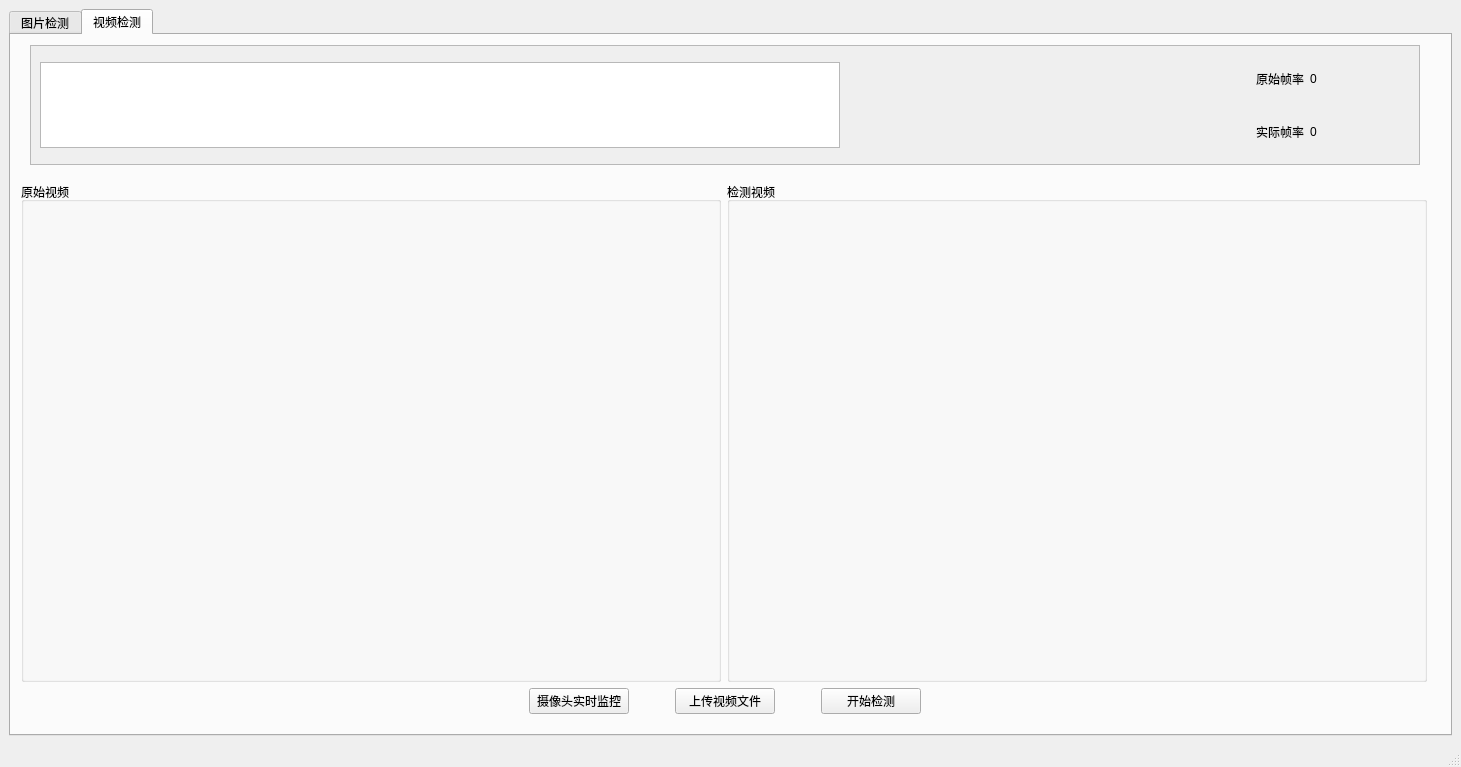
<?xml version="1.0" encoding="UTF-8"?>
<ui version="4.0">
 <class>MainWindow</class>
 <widget class="QMainWindow" name="MainWindow">
  <property name="geometry">
   <rect>
    <x>0</x>
    <y>0</y>
    <width>1461</width>
    <height>767</height>
   </rect>
  </property>
  <property name="windowTitle">
   <string>城市智能监控系统</string>
  </property>
  <widget class="QWidget" name="centralwidget">
   <layout class="QVBoxLayout" name="verticalLayout">
    <item>
     <widget class="QTabWidget" name="videoTab">
      <property name="currentIndex">
       <number>1</number>
      </property>
      <widget class="QWidget" name="imageTab">
       <attribute name="title">
        <string>图片检测</string>
       </attribute>
       <widget class="QWidget" name="verticalLayoutWidget">
        <property name="geometry">
         <rect>
          <x>10</x>
          <y>10</y>
          <width>1410</width>
          <height>657</height>
         </rect>
        </property>
        <layout class="QVBoxLayout" name="verticalLayout_3">
         <item>
          <spacer name="verticalSpacer_3">
           <property name="orientation">
            <enum>Qt::Vertical</enum>
           </property>
           <property name="sizeType">
            <enum>QSizePolicy::Fixed</enum>
           </property>
           <property name="sizeHint" stdset="0">
            <size>
             <width>20</width>
             <height>20</height>
            </size>
           </property>
          </spacer>
         </item>
         <item>
          <layout class="QHBoxLayout" name="horizontalLayout_3">
           <item>
            <widget class="QGroupBox" name="groupBox_2">
             <property name="minimumSize">
              <size>
               <width>700</width>
               <height>550</height>
              </size>
             </property>
             <property name="maximumSize">
              <size>
               <width>700</width>
               <height>550</height>
              </size>
             </property>
             <property name="title">
              <string>原始图片</string>
             </property>
             <property name="alignment">
              <set>Qt::AlignCenter</set>
             </property>
             <layout class="QGridLayout" name="gridLayout">
              <item row="1" column="2">
               <spacer name="horizontalSpacer_17">
                <property name="orientation">
                 <enum>Qt::Horizontal</enum>
                </property>
                <property name="sizeHint" stdset="0">
                 <size>
                  <width>40</width>
                  <height>20</height>
                 </size>
                </property>
               </spacer>
              </item>
              <item row="1" column="0">
               <spacer name="horizontalSpacer_16">
                <property name="orientation">
                 <enum>Qt::Horizontal</enum>
                </property>
                <property name="sizeHint" stdset="0">
                 <size>
                  <width>40</width>
                  <height>20</height>
                 </size>
                </property>
               </spacer>
              </item>
              <item row="0" column="1">
               <spacer name="verticalSpacer_4">
                <property name="orientation">
                 <enum>Qt::Vertical</enum>
                </property>
                <property name="sizeHint" stdset="0">
                 <size>
                  <width>20</width>
                  <height>40</height>
                 </size>
                </property>
               </spacer>
              </item>
              <item row="1" column="1">
               <widget class="QLabel" name="leftImgLab">
                <property name="minimumSize">
                 <size>
                  <width>500</width>
                  <height>500</height>
                 </size>
                </property>
                <property name="maximumSize">
                 <size>
                  <width>550</width>
                  <height>480</height>
                 </size>
                </property>
                <property name="text">
                 <string/>
                </property>
                <property name="alignment">
                 <set>Qt::AlignCenter</set>
                </property>
               </widget>
              </item>
              <item row="2" column="1">
               <spacer name="verticalSpacer_5">
                <property name="orientation">
                 <enum>Qt::Vertical</enum>
                </property>
                <property name="sizeHint" stdset="0">
                 <size>
                  <width>20</width>
                  <height>40</height>
                 </size>
                </property>
               </spacer>
              </item>
             </layout>
            </widget>
           </item>
           <item>
            <widget class="QGroupBox" name="groupBox">
             <property name="minimumSize">
              <size>
               <width>700</width>
               <height>550</height>
              </size>
             </property>
             <property name="maximumSize">
              <size>
               <width>700</width>
               <height>550</height>
              </size>
             </property>
             <property name="title">
              <string>检测图片</string>
             </property>
             <property name="alignment">
              <set>Qt::AlignCenter</set>
             </property>
             <layout class="QGridLayout" name="gridLayout_3">
              <item row="2" column="1">
               <spacer name="verticalSpacer_6">
                <property name="orientation">
                 <enum>Qt::Vertical</enum>
                </property>
                <property name="sizeHint" stdset="0">
                 <size>
                  <width>20</width>
                  <height>40</height>
                 </size>
                </property>
               </spacer>
              </item>
              <item row="1" column="0">
               <spacer name="horizontalSpacer_18">
                <property name="orientation">
                 <enum>Qt::Horizontal</enum>
                </property>
                <property name="sizeHint" stdset="0">
                 <size>
                  <width>40</width>
                  <height>20</height>
                 </size>
                </property>
               </spacer>
              </item>
              <item row="1" column="1">
               <widget class="QLabel" name="rightImgLab">
                <property name="sizePolicy">
                 <sizepolicy hsizetype="Fixed" vsizetype="Fixed">
                  <horstretch>0</horstretch>
                  <verstretch>0</verstretch>
                 </sizepolicy>
                </property>
                <property name="minimumSize">
                 <size>
                  <width>500</width>
                  <height>500</height>
                 </size>
                </property>
                <property name="maximumSize">
                 <size>
                  <width>550</width>
                  <height>480</height>
                 </size>
                </property>
                <property name="text">
                 <string/>
                </property>
                <property name="alignment">
                 <set>Qt::AlignCenter</set>
                </property>
               </widget>
              </item>
              <item row="1" column="2">
               <spacer name="horizontalSpacer_19">
                <property name="orientation">
                 <enum>Qt::Horizontal</enum>
                </property>
                <property name="sizeHint" stdset="0">
                 <size>
                  <width>40</width>
                  <height>20</height>
                 </size>
                </property>
               </spacer>
              </item>
              <item row="0" column="1">
               <spacer name="verticalSpacer_7">
                <property name="orientation">
                 <enum>Qt::Vertical</enum>
                </property>
                <property name="sizeHint" stdset="0">
                 <size>
                  <width>20</width>
                  <height>40</height>
                 </size>
                </property>
               </spacer>
              </item>
             </layout>
            </widget>
           </item>
          </layout>
         </item>
         <item>
          <spacer name="verticalSpacer">
           <property name="orientation">
            <enum>Qt::Vertical</enum>
           </property>
           <property name="sizeType">
            <enum>QSizePolicy::Fixed</enum>
           </property>
           <property name="sizeHint" stdset="0">
            <size>
             <width>20</width>
             <height>40</height>
            </size>
           </property>
          </spacer>
         </item>
         <item>
          <layout class="QHBoxLayout" name="horizontalLayout_4">
           <item>
            <spacer name="horizontalSpacer">
             <property name="orientation">
              <enum>Qt::Horizontal</enum>
             </property>
             <property name="sizeHint" stdset="0">
              <size>
               <width>40</width>
               <height>20</height>
              </size>
             </property>
            </spacer>
           </item>
           <item>
            <widget class="QPushButton" name="imgUploadBtn">
             <property name="minimumSize">
              <size>
               <width>100</width>
               <height>0</height>
              </size>
             </property>
             <property name="text">
              <string>上传图片</string>
             </property>
            </widget>
           </item>
           <item>
            <spacer name="horizontalSpacer_6">
             <property name="orientation">
              <enum>Qt::Horizontal</enum>
             </property>
             <property name="sizeType">
              <enum>QSizePolicy::Fixed</enum>
             </property>
             <property name="sizeHint" stdset="0">
              <size>
               <width>40</width>
               <height>20</height>
              </size>
             </property>
            </spacer>
           </item>
           <item>
            <widget class="QPushButton" name="imgDetectBtn">
             <property name="minimumSize">
              <size>
               <width>100</width>
               <height>0</height>
              </size>
             </property>
             <property name="text">
              <string>图片检测</string>
             </property>
            </widget>
           </item>
           <item>
            <spacer name="horizontalSpacer_7">
             <property name="orientation">
              <enum>Qt::Horizontal</enum>
             </property>
             <property name="sizeHint" stdset="0">
              <size>
               <width>40</width>
               <height>20</height>
              </size>
             </property>
            </spacer>
           </item>
          </layout>
         </item>
        </layout>
       </widget>
      </widget>
      <widget class="QWidget" name="tab_2">
       <attribute name="title">
        <string>视频检测</string>
       </attribute>
       <widget class="QWidget" name="verticalLayoutWidget_2">
        <property name="geometry">
         <rect>
          <x>0</x>
          <y>0</y>
          <width>1428</width>
          <height>679</height>
         </rect>
        </property>
        <layout class="QVBoxLayout" name="verticalLayout_2">
         <property name="leftMargin">
          <number>10</number>
         </property>
         <property name="rightMargin">
          <number>10</number>
         </property>
         <item>
          <widget class="QWidget" name="widget" native="true">
           <layout class="QHBoxLayout" name="horizontalLayout_5">
            <item>
             <widget class="QScrollArea" name="scrollArea">
              <property name="minimumSize">
               <size>
                <width>0</width>
                <height>120</height>
               </size>
              </property>
              <property name="maximumSize">
               <size>
                <width>16777215</width>
                <height>120</height>
               </size>
              </property>
              <property name="widgetResizable">
               <bool>true</bool>
              </property>
              <widget class="QWidget" name="scrollAreaWidgetContents_2">
               <property name="geometry">
                <rect>
                 <x>0</x>
                 <y>0</y>
                 <width>1388</width>
                 <height>118</height>
                </rect>
               </property>
               <layout class="QHBoxLayout" name="horizontalLayout_6">
                <item>
                 <widget class="QTableWidget" name="flowTab">
                  <property name="minimumSize">
                   <size>
                    <width>800</width>
                    <height>86</height>
                   </size>
                  </property>
                  <property name="maximumSize">
                   <size>
                    <width>800</width>
                    <height>86</height>
                   </size>
                  </property>
                 </widget>
                </item>
                <item>
                 <spacer name="horizontalSpacer_8">
                  <property name="orientation">
                   <enum>Qt::Horizontal</enum>
                  </property>
                  <property name="sizeHint" stdset="0">
                   <size>
                    <width>40</width>
                    <height>20</height>
                   </size>
                  </property>
                 </spacer>
                </item>
                <item>
                 <layout class="QGridLayout" name="gridLayout_2">
                  <item row="0" column="0">
                   <widget class="QLabel" name="label">
                    <property name="text">
                     <string>原始帧率</string>
                    </property>
                   </widget>
                  </item>
                  <item row="0" column="1">
                   <widget class="QLabel" name="raw_fps_value">
                    <property name="minimumSize">
                     <size>
                      <width>100</width>
                      <height>0</height>
                     </size>
                    </property>
                    <property name="maximumSize">
                     <size>
                      <width>100</width>
                      <height>16777215</height>
                     </size>
                    </property>
                    <property name="text">
                     <string>0</string>
                    </property>
                   </widget>
                  </item>
                  <item row="1" column="0">
                   <widget class="QLabel" name="label_3">
                    <property name="text">
                     <string>实际帧率</string>
                    </property>
                   </widget>
                  </item>
                  <item row="1" column="1">
                   <widget class="QLabel" name="detect_fps_value">
                    <property name="text">
                     <string>0</string>
                    </property>
                   </widget>
                  </item>
                 </layout>
                </item>
               </layout>
              </widget>
             </widget>
            </item>
           </layout>
          </widget>
         </item>
         <item>
          <layout class="QHBoxLayout" name="horizontalLayout">
           <property name="spacing">
            <number>6</number>
           </property>
           <property name="sizeConstraint">
            <enum>QLayout::SetFixedSize</enum>
           </property>
           <item>
            <widget class="QGroupBox" name="groupBox_3">
             <property name="minimumSize">
              <size>
               <width>700</width>
               <height>500</height>
              </size>
             </property>
             <property name="maximumSize">
              <size>
               <width>700</width>
               <height>500</height>
              </size>
             </property>
             <property name="title">
              <string>原始视频</string>
             </property>
             <widget class="QLabel" name="leftVideoLab">
              <property name="geometry">
               <rect>
                <x>10</x>
                <y>20</y>
                <width>680</width>
                <height>480</height>
               </rect>
              </property>
              <property name="minimumSize">
               <size>
                <width>680</width>
                <height>480</height>
               </size>
              </property>
              <property name="maximumSize">
               <size>
                <width>680</width>
                <height>480</height>
               </size>
              </property>
              <property name="text">
               <string/>
              </property>
              <property name="alignment">
               <set>Qt::AlignCenter</set>
              </property>
             </widget>
            </widget>
           </item>
           <item>
            <widget class="QGroupBox" name="groupBox_4">
             <property name="minimumSize">
              <size>
               <width>700</width>
               <height>500</height>
              </size>
             </property>
             <property name="maximumSize">
              <size>
               <width>700</width>
               <height>500</height>
              </size>
             </property>
             <property name="title">
              <string>检测视频</string>
             </property>
             <widget class="QLabel" name="rightVideoLab">
              <property name="geometry">
               <rect>
                <x>10</x>
                <y>20</y>
                <width>680</width>
                <height>480</height>
               </rect>
              </property>
              <property name="minimumSize">
               <size>
                <width>680</width>
                <height>480</height>
               </size>
              </property>
              <property name="maximumSize">
               <size>
                <width>680</width>
                <height>480</height>
               </size>
              </property>
              <property name="text">
               <string/>
              </property>
              <property name="alignment">
               <set>Qt::AlignCenter</set>
              </property>
             </widget>
            </widget>
           </item>
          </layout>
         </item>
         <item>
          <layout class="QHBoxLayout" name="horizontalLayout_2">
           <item>
            <spacer name="horizontalSpacer_2">
             <property name="orientation">
              <enum>Qt::Horizontal</enum>
             </property>
             <property name="sizeHint" stdset="0">
              <size>
               <width>40</width>
               <height>20</height>
              </size>
             </property>
            </spacer>
           </item>
           <item>
            <widget class="QPushButton" name="openCameraDetectBtn">
             <property name="minimumSize">
              <size>
               <width>100</width>
               <height>0</height>
              </size>
             </property>
             <property name="text">
              <string>摄像头实时监控</string>
             </property>
            </widget>
           </item>
           <item>
            <spacer name="horizontalSpacer_4">
             <property name="orientation">
              <enum>Qt::Horizontal</enum>
             </property>
             <property name="sizeType">
              <enum>QSizePolicy::Fixed</enum>
             </property>
             <property name="sizeHint" stdset="0">
              <size>
               <width>40</width>
               <height>20</height>
              </size>
             </property>
            </spacer>
           </item>
           <item>
            <widget class="QPushButton" name="videoUpdateBtn">
             <property name="minimumSize">
              <size>
               <width>100</width>
               <height>0</height>
              </size>
             </property>
             <property name="text">
              <string>上传视频文件</string>
             </property>
            </widget>
           </item>
           <item>
            <spacer name="horizontalSpacer_5">
             <property name="orientation">
              <enum>Qt::Horizontal</enum>
             </property>
             <property name="sizeType">
              <enum>QSizePolicy::Fixed</enum>
             </property>
             <property name="sizeHint" stdset="0">
              <size>
               <width>40</width>
               <height>20</height>
              </size>
             </property>
            </spacer>
           </item>
           <item>
            <widget class="QPushButton" name="videoDetectBtn">
             <property name="minimumSize">
              <size>
               <width>100</width>
               <height>0</height>
              </size>
             </property>
             <property name="text">
              <string>开始检测</string>
             </property>
            </widget>
           </item>
           <item>
            <spacer name="horizontalSpacer_3">
             <property name="orientation">
              <enum>Qt::Horizontal</enum>
             </property>
             <property name="sizeHint" stdset="0">
              <size>
               <width>40</width>
               <height>20</height>
              </size>
             </property>
            </spacer>
           </item>
          </layout>
         </item>
        </layout>
       </widget>
      </widget>
     </widget>
    </item>
   </layout>
  </widget>
  <widget class="QStatusBar" name="statusbar"/>
 </widget>
 <resources/>
 <connections/>
</ui>
